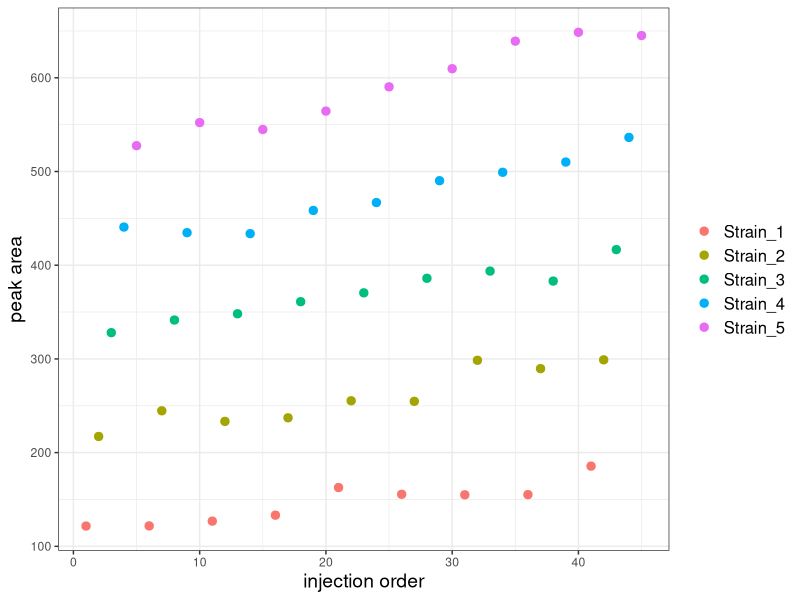
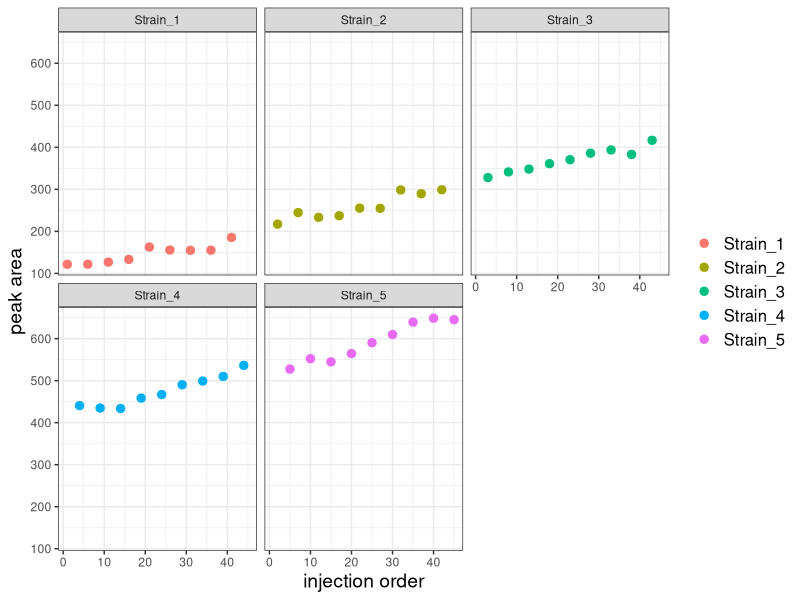
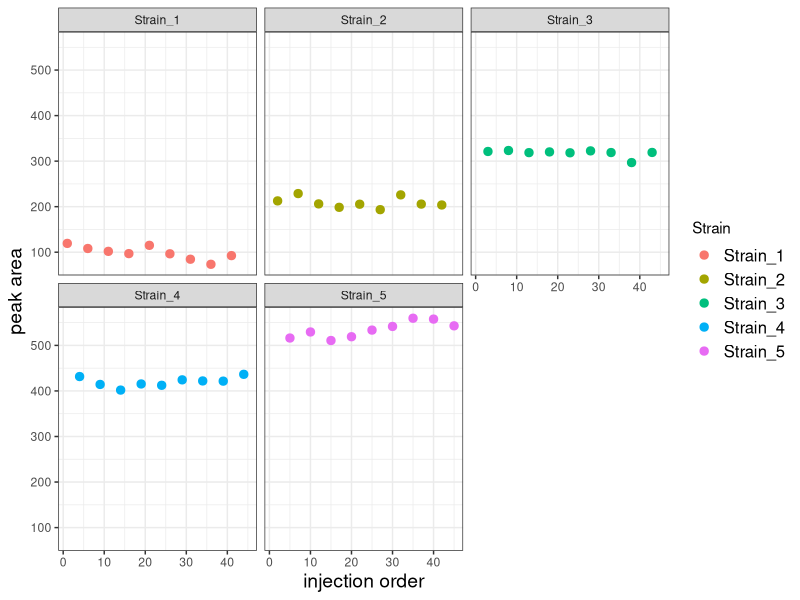
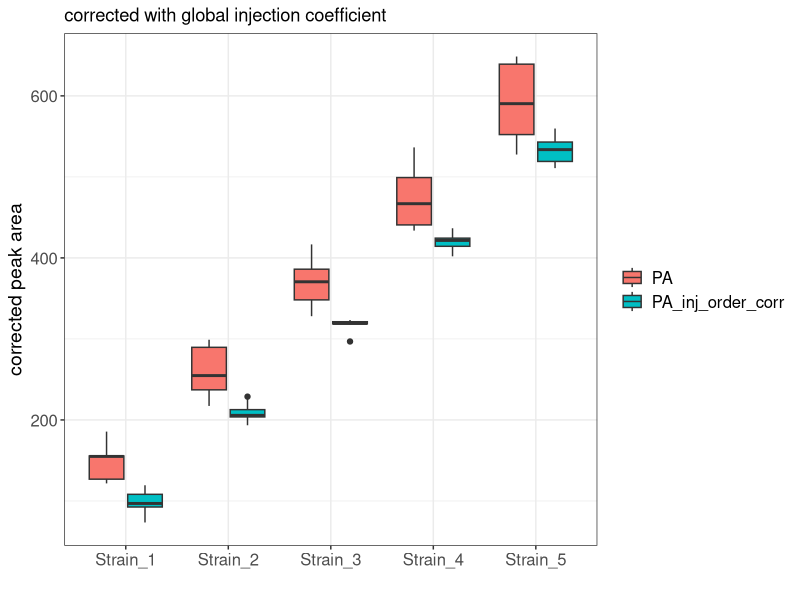
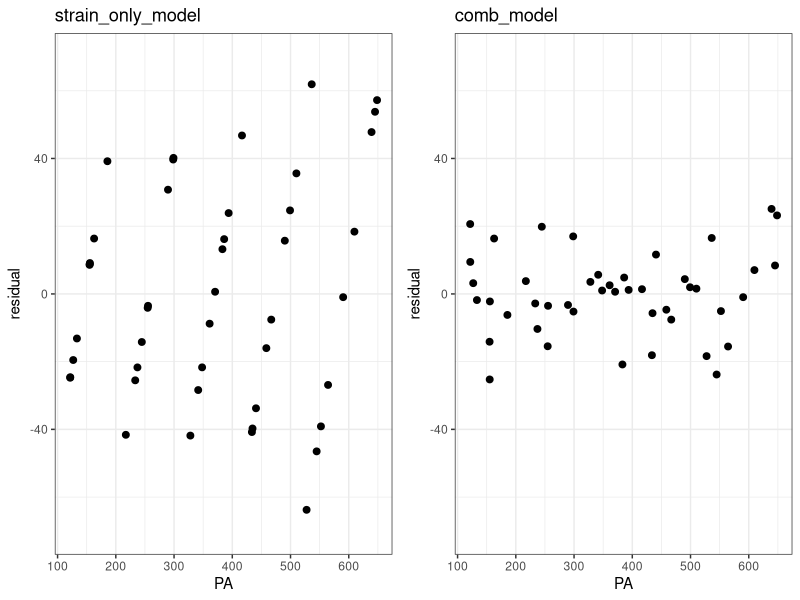
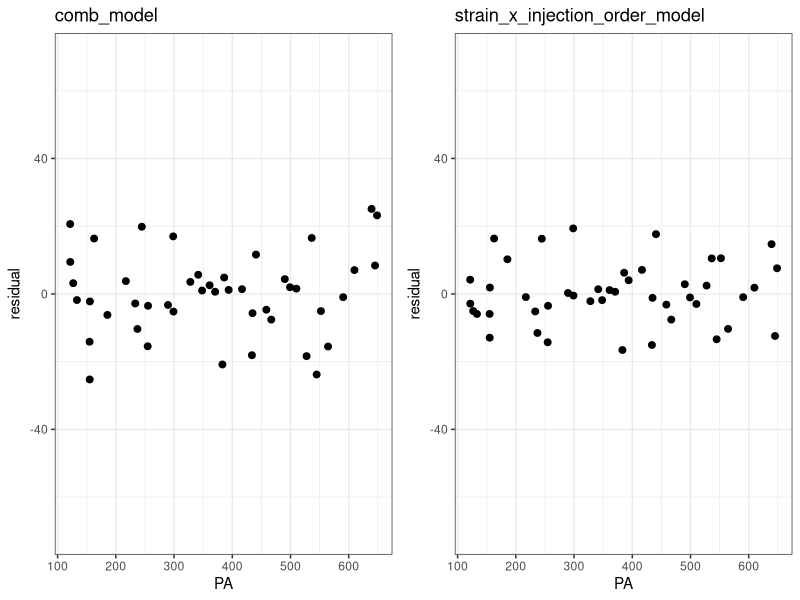
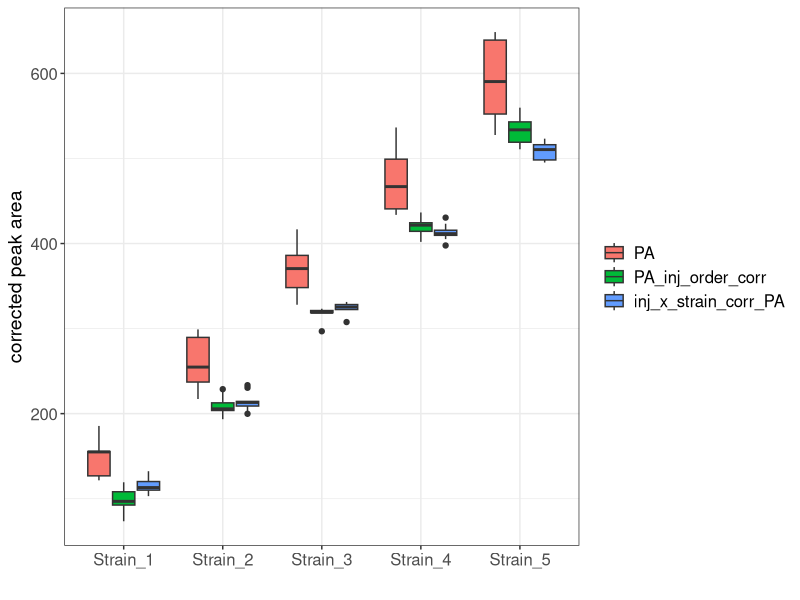

These charts were generated, in order, by the following R code:
## ---- chunk 1
#| message: false

library(tidyverse)
library(kableExtra)
library(cowplot)
## ---- chunk 2
#| message: false

df <- read_csv("./yeast_3DG_dataset.csv")
df <- df %>% mutate(PA = `3-DG` + Inject_order*1.05 + (runif(1) * 20)) 
kbl(head(df)) %>% kable_styling(full_width=FALSE)
## ---- chunk 3
ggplot(df, aes(x=Inject_order, y=PA)) +
  geom_point(aes(color=Strain), size=2.5) +
  theme_bw() +
  labs(x="injection order", y="peak area", color=NULL) +
  theme(axis.title = element_text(size=14),
        legend.text = element_text(size = 12)) 
 
## ---- chunk 4

ggplot(df, aes(x=Inject_order, y=PA)) +
  geom_point(aes(color=Strain), size=2.5) +
  facet_wrap("Strain") +
  theme_bw() +
  labs(x='injection order', y='peak area', color=NULL) +
  theme(axis.title = element_text(size=14),
        legend.text = element_text(size = 12))

## ---- chunk 5

strain_only_model <- lm(PA ~ 0 + Strain, data = df)
summary(strain_only_model)
## ---- chunk 6

comb_model <- lm(PA ~ 0 + Strain + Inject_order, data = df)
summary(comb_model)
## ---- chunk 7

anova(strain_only_model, comb_model)
## ---- chunk 8

# extract the injection order coefficient 
injection_order_coef <- coef(comb_model)["Inject_order"]

# correct the PAs by subtracting (injection order coeffiient * injection order)
df$PA_inj_order_corr <- df$PA - (injection_order_coef * df$Inject_order)


## ---- chunk 9

ggplot(df, aes(x=Inject_order, y=PA_inj_order_corr)) +
  geom_point(aes(color=Strain), size=2.5) +
  facet_wrap("Strain") +
  theme_bw() +
  labs(x='injection order', y='peak area') +
  theme(axis.title = element_text(size=14),
        legend.text = element_text(size = 12))

## ---- chunk 10

df_long <- df %>%
  pivot_longer(cols = c(PA, PA_inj_order_corr), 
               names_to = "measurement_type", 
               values_to = "value")

ggplot(df_long, aes(x=Strain, y=value)) +
  geom_boxplot(aes(fill=measurement_type)) +
  labs(x="", y="corrected peak area", fill=NULL, 
       title='corrected with global injection coefficient') +
  theme_bw() +
  theme(axis.title = element_text(size=14),
        axis.text = element_text(size=12),
        legend.text = element_text(size = 12)) 
                 
## ---- chunk 11
# Get the residuals for this model and plot
df$strain_only_resid <- residuals(strain_only_model)
df$comb_resid <- residuals(comb_model)


p1 <- ggplot(df, aes(x=PA, y=strain_only_resid)) +
  geom_point(size=2) +
  ylim(-70,70) +
  theme_bw() +
  labs(title='strain_only_model', y='residual')

p2 <- ggplot(df, aes(x=PA, y=comb_resid)) +
  geom_point(size=2) +
  ylim(-70,70) +
  theme_bw() +
  labs(title='comb_model', y='residual')

# Combine plots
plot_grid(p1, p2, ncol = 2)
## ---- chunk 12

interaction_model <- lm(PA ~ 0 + Strain + Strain:Inject_order, data = df)
summary(interaction_model)
## ---- chunk 13

# Extract the coefficients from the model and put them in a df
strains <- paste0("Strain_", 1:5)
coefs <- coef(interaction_model)[6:10]
coef_table <- data.frame(Strain = strains, inj_x_strain_coef = coefs)

# Add the coefficients to df and calculate corrected peak areas
df <- df %>%
  left_join(coef_table, by = "Strain") %>%
  mutate(
    inj_x_strain_value = inj_x_strain_coef * Inject_order,
    inj_x_strain_corr_PA = PA - inj_x_strain_value) 

## ---- chunk 14

# get the residuals
df$strain_x_inj_resid <- residuals(interaction_model)

# make the plot
p3 <- ggplot(df, aes(x=PA, y=strain_x_inj_resid)) +
  geom_point(size=2) +
  ylim(-70,70) +
  theme_bw() +
  labs(title='strain_x_injection_order_model', y='residual')


# plot alongside the comb_plot residuals
# Combine plots
plot_grid(p2, p3, ncol = 2)
## ---- chunk 15

# pivot the df
df_long <- df %>%
  pivot_longer(cols = c(PA, PA_inj_order_corr, inj_x_strain_corr_PA), 
               names_to = "measurement_type", 
               values_to = "value")

# order the plotting variables
df_long <- mutate(df_long, measurement_type = factor(measurement_type, 
                  levels = c("PA", "PA_inj_order_corr", "inj_x_strain_corr_PA")))

# make the plot
ggplot(df_long, aes(x=Strain, y=value)) +
  geom_boxplot(aes(fill=measurement_type)) +
  labs(x="", y="corrected peak area", fill=NULL) +
  theme_bw() +
  theme(axis.title = element_text(size=14),
        axis.text = element_text(size=12),
        legend.text = element_text(size = 12)) 
